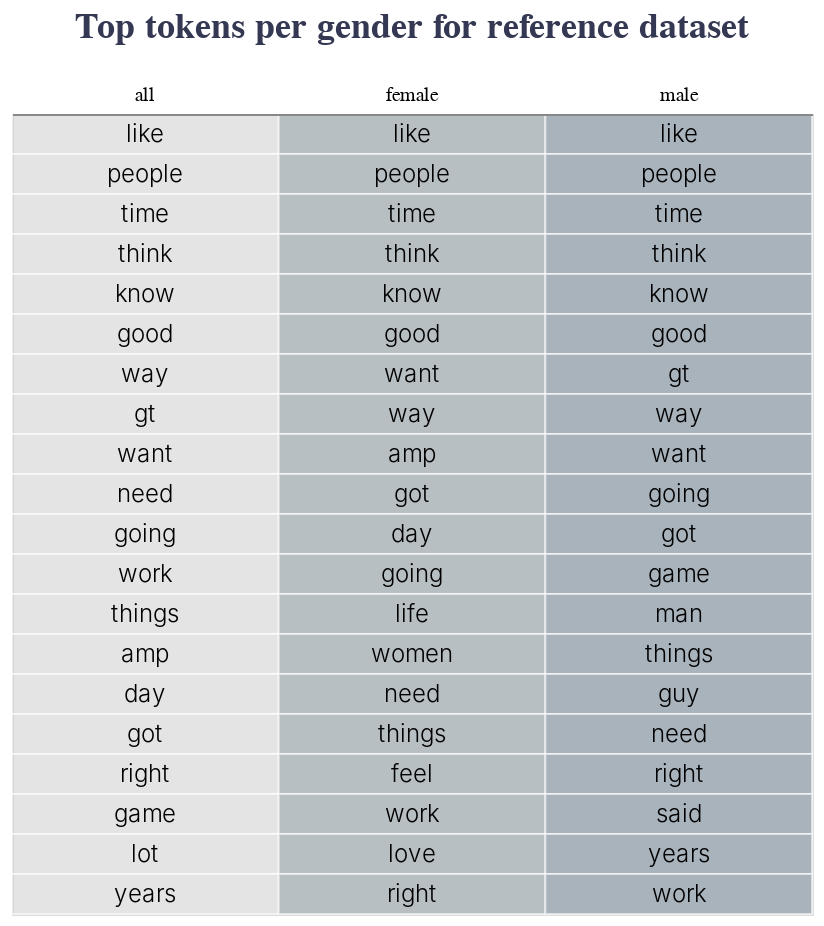

Notebook cell for this chart:
### Code cell
top_ref

### Figure 1 — Vega-Lite specification as saved in the notebook (floating-point values rounded to 4 significant figures)
{"config": {"view": {"continuousWidth": 400, "continuousHeight": 300}, "legend": {"cornerRadius": 10, "labelFont": "Nunito", "padding": 10, "titleFont": "Nunito Light"}, "title": {"anchor": "middle", "color": "#343852", "dy": -15, "font": "Nunito", "fontSize": 18}}, "layer": [{"mark": {"type": "rect", "opacity": 0.6, "stroke": "white"}, "encoding": {"color": {"field": "gender", "legend": null, "scale": {"range": ["#D3D3D3", "#899499", "#708090"]}, "type": "nominal"}, "x": {"axis": {"labelAngle": 0, "labelFont": "Nunito", "labelPadding": 5, "orient": "top", "ticks": false}, "field": "gender", "title": null, "type": "nominal"}, "y": {"axis": null, "field": "rank", "title": null, "type": "ordinal"}}, "width": 400}, {"mark": {"type": "text", "font": "Nunito", "fontSize": 12, "fontWeight": 300}, "encoding": {"color": {"value": "black"}, "text": {"field": "token", "type": "nominal"}, "tooltip": [{"field": "freq", "title": "frequency", "type": "quantitative"}], "x": {"axis": {"labelAngle": 0, "labelFont": "Nunito", "labelPadding": 5, "orient": "top", "ticks": false}, "field": "gender", "title": null, "type": "nominal"}, "y": {"axis": null, "field": "rank", "title": null, "type": "ordinal"}}, "width": 400}], "data": {"name": "data-26197d13862f99c31be62cd200c62a15"}, "title": "Top tokens per gender for reference dataset", "$schema": "https://vega.github.io/schema/vega-lite/v4.17.0.json", "datasets": {"data-26197d13862f99c31be62cd200c62a15": [{"gender": "all", "token": "like", "freq": 16034, "rank": 0}, {"gender": "all", "token": "people", "freq": 11627, "rank": 1}, {"gender": "all", "token": "time", "freq": 9571, "rank": 2}, {"gender": "all", "token": "think", "freq": 8117, "rank": 3}, {"gender": "all", "token": "know", "freq": 7200, "rank": 4}, {"gender": "all", "token": "good", "freq": 6490, "rank": 5}, {"gender": "all", "token": "way", "freq": 5805, "rank": 6}, {"gender": "all", "token": "gt", "freq": 5798, "rank": 7}, {"gender": "all", "token": "want", "freq": 5459, "rank": 8}, {"gender": "all", "token": "need", "freq": 4622, "rank": 9}, {"gender": "all", "token": "going", "freq": 4462, "rank": 10}, {"gender": "all", "token": "work", "freq": 4320, "rank": 11}, {"gender": "all", "token": "things", "freq": 4233, "rank": 12}, {"gender": "all", "token": "amp", "freq": 4180, "rank": 13}, {"gender": "all", "token": "day", "freq": 4105, "rank": 14}, {"gender": "all", "token": "got", "freq": 4090, "rank": 15}, {"gender": "all", "token": "right", "freq": 3935, "rank": 16}, {"gender": "all", "token": "game", "freq": 3870, "rank": 17}, {"gender": "all", "token": "lot", "freq": 3666, "rank": 18}, {"gender": "all", "token": "years", "freq": 3608, "rank": 19}, {"gender": "female", "token": "like", "freq": 1590, "rank": 0}, {"gender": "female", "token": "people", "freq": 968, "rank": 1}, {"gender": "female", "token": "time", "freq": 877, "rank": 2}, {"gender": "female", "token": "think", "freq": 788, "rank": 3}, {"gender": "female", "token": "know", "freq": 713, "rank": 4}, {"gender": "female", "token": "good", "freq": 565, "rank": 5}, {"gender": "female", "token": "want", "freq": 554, "rank": 6}, {"gender": "female", "token": "way", "freq": 508, "rank": 7}, {"gender": "female", "token": "amp", "freq": 498, "rank": 8}, {"gender": "female", "token": "got", "freq": 434, "rank": 9}, {"gender": "female", "token": "day", "freq": 423, "rank": 10}, {"gender": "female", "token": "going", "freq": 414, "rank": 11}, {"gender": "female", "token": "life", "freq": 399, "rank": 12}, {"gender": "female", "token": "women", "freq": 396, "rank": 13}, {"gender": "female", "token": "need", "freq": 391, "rank": 14}, {"gender": "female", "token": "things", "freq": 388, "rank": 15}, {"gender": "female", "token": "feel", "freq": 381, "rank": 16}, {"gender": "female", "token": "work", "freq": 358, "rank": 17}, {"gender": "female", "token": "love", "freq": 357, "rank": 18}, {"gender": "female", "token": "right", "freq": 354, "rank": 19}, {"gender": "male", "token": "like", "freq": 4014, "rank": 0}, {"gender": "male", "token": "people", "freq": 2725, "rank": 1}, {"gender": "male", "token": "time", "freq": 2192, "rank": 2}, {"gender": "male", "token": "think", "freq": 2043, "rank": 3}, {"gender": "male", "token": "know", "freq": 1815, "rank": 4}, {"gender": "male", "token": "good", "freq": 1686, "rank": 5}, {"gender": "male", "token": "gt", "freq": 1686, "rank": 6}, {"gender": "male", "token": "way", "freq": 1432, "rank": 7}, {"gender": "male", "token": "want", "freq": 1229, "rank": 8}, {"gender": "male", "token": "going", "freq": 1166, "rank": 9}, {"gender": "male", "token": "got", "freq": 1132, "rank": 10}, {"gender": "male", "token": "game", "freq": 1117, "rank": 11}, {"gender": "male", "token": "man", "freq": 1093, "rank": 12}, {"gender": "male", "token": "things", "freq": 1036, "rank": 13}, {"gender": "male", "token": "guy", "freq": 1016, "rank": 14}, {"gender": "male", "token": "need", "freq": 998, "rank": 15}, {"gender": "male", "token": "right", "freq": 993, "rank": 16}, {"gender": "male", "token": "said", "freq": 986, "rank": 17}, {"gender": "male", "token": "years", "freq": 949, "rank": 18}, {"gender": "male", "token": "work", "freq": 940, "rank": 19}]}}
